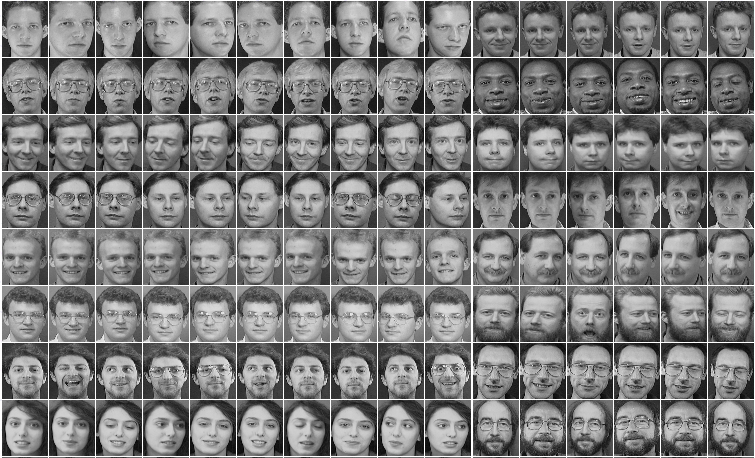
#> input picture notebooks_tutorial/images/AT&T.png, 755 x 458 px, given in place of the camera
$ python 02_Face_Detection_and_Building_the_Dataset.py   (Python 2 division)
#> lines starting #> are read from the running program, lines starting #| are printed output that depends on the picture; after the words box and inside, x2 and y2 are one past the last pixel; in counts of white or black regions, pixels touching at a corner belong together

# coding: utf-8

# In[ ]:


from IPython.display import YouTubeVideo
import cv2
import numpy as np
import os
import math
from matplotlib import pyplot as plt
from IPython.display import clear_output # Extra

get_ipython().run_line_magic('matplotlib', 'inline')
# Open a new thread to manage the external cv2 interaction
cv2.startWindowThread()

def plt_show(image, title=""):
    if len(image.shape) == 3:
        image = cv2.cvtColor(image, cv2.COLOR_BGR2RGB)
    plt.axis("off")
    plt.title(title)
    plt.imshow(image, cmap="Greys_r")
    plt.show()


# <img style="float: right; margin-right: 200px" src="http://www.apulus.com/wp-content/uploads/2014/11/OpenCV-Logo.png">
#
# <h1 style="align: center; color: ">Face Detection using Haar Featured-based Cascade Classifiers</h1>
# <br>
# - Paul Viola and Michale Jones "Rapid Object Detection using a Boosted Cascade of Simple Features" (2001)
# - Haar Features
# - Integral Image
# - Adaboost
# - Cascading

# ### Haar Features
# <div style="float: left; width: 50%; height: 300px">
# <br>
# <ul>
#  <li> Edge features
#  <li>Line features
#  <br/>
#  <li>Center surround features
# </ul>
# </div>
# <div style="float: right; width: 50%; height: 300px">
# <img src="http://fileadmin.cs.lth.se/graphics/theses/projects/facerecognition/1_all_haar_wavelets.png">
# </div>
# <br>
# <img style="margin: 0 auto; width: 60%" src="http://answers.opencv.org/upfiles/14253135944291716.png">
# <br>
# $$Output =  \sum{P_{White}} - \sum{P_{Black}} \\$$
# Output is high when regions are similar.

#
# Problems:
# 1. Even a 24x24 window results over 160,000 features.
# 2. Every time you apply one of these 160,000 you need to sum all pixel intensities.
#
# Solutions:
# 1. Adaboost
# 2. Integral Image

# ### Integral Image
# <div style="float: right; width: 40%">
# <img src="http://www.nongnu.org/rapp/doc/rapp/integral.png">
# </div>
# S = $\sum{C}+\sum{A}-\sum{B}-\sum{D}$<br>
#
# Idea:<br>
# Prior to applying features, convert each pixel intensity by the sum of all pixel intensities to the left and above it.
# <img style="margin-left: 150px" src="images/integral_image.png">
#
# <font style="color: #be2830">Reduce to 4 numbers!</font>

# ### Adaboost
# $$ F(x)=\alpha_1f_1(x)+\alpha_2f_2(x)+\alpha_3f_3(x)+\dots \\$$
# - Weak classifiers: $f_n(x) $
# - Strong classifier: $F(x) $
# - The bigger the weight $\alpha$ the more relevant the featured is.
#
# Total amount of features: 160000+ <br>
# <font style="color: #be2830">After Adaboost: 6000 features! </font>

# Problem
# - Still 6000 features are too many
# - They need to sweep the hole image in all differen sizes.
#
# Solution
# - Cascading

# ### Cascading
# <div style="float: right; width: 50%">
# <img style= "width: 80%" src="http://www.bogotobogo.com/python/OpenCV_Python/images/FaceDetection/stages.png">
# </div>
# - Separate features in different classifiers
# - Discard if really sure
# - 38 stages with 1, 10, 25, 25 and 50 features in first 5 stages

# ### Can be applied for any type of object
#
# OpenCV comes with a trainer as well as detector. If you want to train your own classifier for any object like car, planes etc. you can use OpenCV to create one.
#
# <div style="width: 33%; float: left; height: 250px">
#     <img src="https://encrypted-tbn0.gstatic.com/images?q=tbn:ANd9GcSOofIjL3un1IgzTmuF-0C4kryjYeFxLUtV1mXrhDBXQhdgcJhp">
# </div>
# <div style="width: 33%; float: right; height: 250px">
#     <img src="https://encrypted-tbn2.gstatic.com/images?q=tbn:ANd9GcS4w56wb3RmNacBmu815ORfX2cLYgtrFsutW2_k0nHNrmcjo8_Y">
# </div>
# <div style="width: 33%; margin: 0 auto; height: 250px">
#     <img src="https://abhishek4273.files.wordpress.com/2014/03/output1.jpg">
# </div>
# <div style="width: 33%; float: left; height: 250px">
#     <img src="http://answers.opencv.org/upfiles/13610841248853756.png">
# </div>
# <div style="width: 33%; float: right; height: 250px">
#     <img src="https://encrypted-tbn1.gstatic.com/images?q=tbn:ANd9GcRV6hfNajOFN92rZVhxS7e_c9dcbKl-1psaCus4Gx71wtehWEYu">
# </div>
# <div style="width: 33%; margin: 0 auto; height: 250px">
#     <img src="https://encrypted-tbn0.gstatic.com/images?q=tbn:ANd9GcSY2QX_FSmiqiS_5akHP2RjXM9Dy3D7ocEdsyW0H27XGrkWvx0y">
# </div>

# List of available pretraied models in OpenCV:
#
# <div style="float: left; width: 50%">
# <ul>
#     <li> haarcascade_eye_tree_eyeglasses
#     <li> haarcascade_mcs_leftear
#     <li> haarcascade_eye
#     <li> haarcascade_mcs_lefteye
#     <li> haarcascade_frontalface_alt2
#     <li> haarcascade_mcs_mouth
#     <li> haarcascade_frontalface_alt_tree
#     <li> haarcascade_mcs_nose
#     <li> <font style="color: #be2830">haarcascade_frontalface_alt</font>
#     <li> haarcascade_mcs_rightear
#     <li> haarcascade_frontalface_default
# </ul>
# </div>
# <div style="float: right; width: 50%">
# <ul>
#     <li> haarcascade_mcs_righteye
#     <li> haarcascade_fullbody
#     <li> haarcascade_mcs_upperbody
#     <li> haarcascade_lefteye_2splits
#     <li> haarcascade_profileface
#     <li> haarcascade_lowerbody
#     <li> haarcascade_righteye_2splits
#     <li> haarcascade_mcs_eyepair_big
#     <li> haarcascade_smile
#     <li> haarcascade_mcs_eyepair_small
#     <li> haarcascade_upperbody
# </ul>
# </div>

# <h2 align="center" style='color: #be2830'>Detecting Faces with OpenCV</h2>
#
# ``` python
# detector = cv2.CascadeClassifier( xml_file_path)
#
# face_coord = detector.detectMultiScale(image, scale_factor, min_neighbors, min_size, flags)
# ```
# face_coord: Numpy array with rows equal to [x, y, width, height]

# ### Capture and display picture

# In[ ]:


webcam = cv2.VideoCapture(0)
_, frame = webcam.read()
#> frame is the input picture: shape (458, 755, 3); mean B, G, R 123.9, 123.9, 123.9
webcam.release()
plt_show(frame)


# ### Try to detect the face. What is the returned object?

# In[ ]:


detector = cv2.CascadeClassifier("xml/frontal_face.xml")

scale_factor = 1.2
min_neighbors = 5
min_size = (30, 30)
biggest_only = True
flags = cv2.CASCADE_FIND_BIGGEST_OBJECT |             cv2.CASCADE_DO_ROUGH_SEARCH if biggest_only else             cv2.CASCADE_SCALE_IMAGE

faces_coord = detector.detectMultiScale(frame,
                                        scaleFactor=scale_factor,
                                        minNeighbors=min_neighbors,
                                        minSize=min_size,
                                        flags=flags)
#> faces_coord = 126 rows, first 6: [381, 3, 45, 45], [195, 6, 47, 47], [282, 6, 48, 48], [331, 6, 48, 48], [428, 8, 49, 49], [616, 11, 45, 45]
print "Type: " + str(type(faces_coord))
#| Type: <class 'numpy.ndarray'>
print faces_coord
#> (printed output is left out)
print "Length: " + str(len(faces_coord))
#| Length: 126


# ### Draw a rectangle around the face

# In[ ]:


for (x, y, w, h) in faces_coord:
    cv2.rectangle(frame, (x, y), (x + w, y + h), (150, 150, 0), 8)
#> this loop made 126 passes
#> (x, y, w, h) on passes 1 to 12: (381, 3, 45, 45), (195, 6, 47, 47), (282, 6, 48, 48), (331, 6, 48, 48), (428, 8, 49, 49), (616, 11, 45, 45), (665, 13, 43, 43), (713, 13, 39, 39), (4, 10, 45, 45), (476, 13, 45, 45), (517, 12, 45, 45), (566, 13, 44, 44)
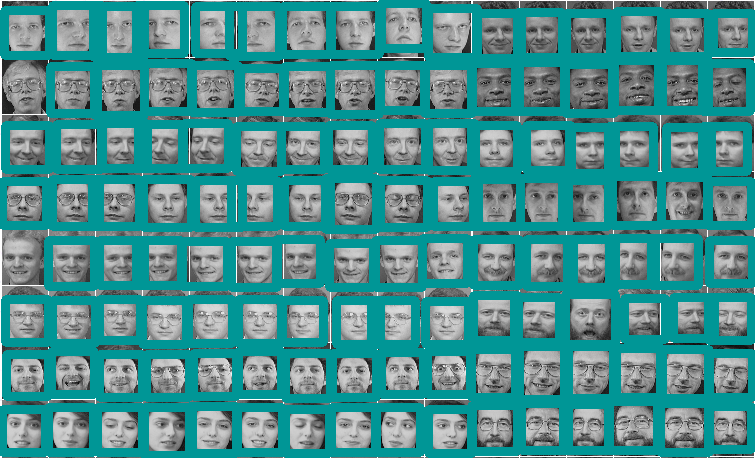
#> frame: shape (458, 755, 3); mean B, G, R 144.1, 144.1, 72.7
plt_show(frame)


# ### Helpful classes definitions

# In[ ]:


class FaceDetector(object):
    def __init__(self, xml_path):
        self.classifier = cv2.CascadeClassifier(xml_path)

    def detect(self, image, biggest_only=True):
        scale_factor = 1.2
        min_neighbors = 5
        min_size = (30, 30)
        biggest_only = True
        flags = cv2.CASCADE_FIND_BIGGEST_OBJECT |                     cv2.CASCADE_DO_ROUGH_SEARCH if biggest_only else                     cv2.CASCADE_SCALE_IMAGE
        faces_coord = self.classifier.detectMultiScale(image,
                                                       scaleFactor=scale_factor,
                                                       minNeighbors=min_neighbors,
                                                       minSize=min_size,
                                                       flags=flags)
        return faces_coord


# ### Helpful classes definitions

# In[ ]:


class VideoCamera(object):
    def __init__(self, index=0):
#> called with index = 0
        self.video = cv2.VideoCapture(index)
        self.index = index
        print self.video.isOpened()
#| True

    def __del__(self):
        self.video.release()

    def get_frame(self, in_grayscale=False):
        _, frame = self.video.read()
        if in_grayscale:
            frame = cv2.cvtColor(frame, cv2.COLOR_BGR2GRAY)
        return frame


# ### Detect Face in a Live Video

# In[ ]:


webcam = VideoCamera()
detector = FaceDetector("xml/frontal_face.xml")


# In[ ]:


try:
    while True:
        frame = webcam.get_frame()
        faces_coord = detector.detect(frame)
        for (x, y, w, h) in faces_coord:
            cv2.rectangle(frame, (x, y), (x + w, y + h),
                          (150, 150, 0), 8)
#> (the run stopped early here; a loop or call above may not have finished)

$ run again, on notebooks_tutorial/images/cut_face.png
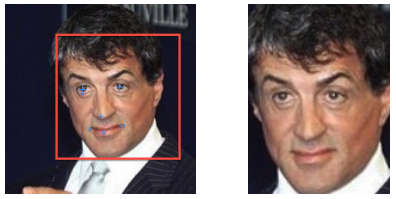
#> input picture notebooks_tutorial/images/cut_face.png, 396 x 199 px, given in place of the camera
#> frame is the input picture: shape (199, 396, 3); mean B, G, R 111.2, 112.7, 129.6
#> `faces_coord = detector.detectMultiScale(frame, scaleFactor=scale_facto..`: faces_coord = [[54, 53, 97, 97], [240, 47, 134, 134]]
#| Type: <class 'numpy.ndarray'>
#| [[ 54  53  97  97]
#|  [240  47 134 134]]
#| Length: 2
#> the loop `for (x, y, w, h) in faces_coord:` made 2 passes
#> after the loop `for (x, y, w, h) in faces_coord:`:
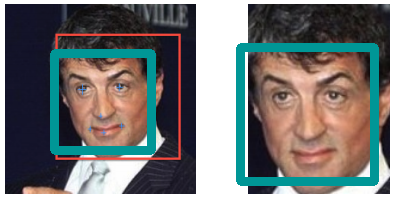
#> frame: shape (199, 396, 3); 10.47% of pixels changed, all inside (x1, y1, x2, y2) = (50, 43, 379, 186)
#| True
